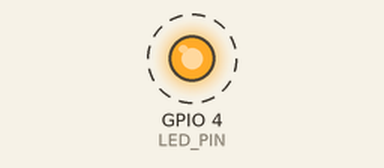
Recording of a sketch running on a simulated ESP32. Shown: output pins drawn as LEDs (lit = HIGH). Dashed ring = blinking. What the sketch prints to the serial monitor is not drawn.

Above: at 0.5 s.
Timing chart, 0 to 4.6 s (numbered marks = the images above):
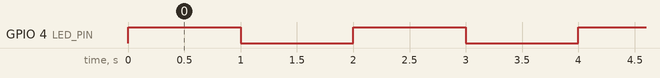

The sketch:

experiment1.ino
```cpp
// 定义板载LED引脚，避免使用"魔法数字"
#define LED_PIN 4

void setup() {
  // 初始化串口通信
  Serial.begin(115200);
  // 初始化板载LED引脚为输出模式
  pinMode(LED_PIN, OUTPUT);
}

void loop() {
  Serial.println("Hello ESP32!");
  digitalWrite(LED_PIN, HIGH);   // 点亮LED
  delay(1000);                   // 等待1秒
  digitalWrite(LED_PIN, LOW);    // 熄灭LED
  delay(1000);              // 等待1秒
}
```

Measured:
- by itself, GPIO 4 (LED_PIN): alternates HIGH for 1.0 s and LOW for 1.0 s
